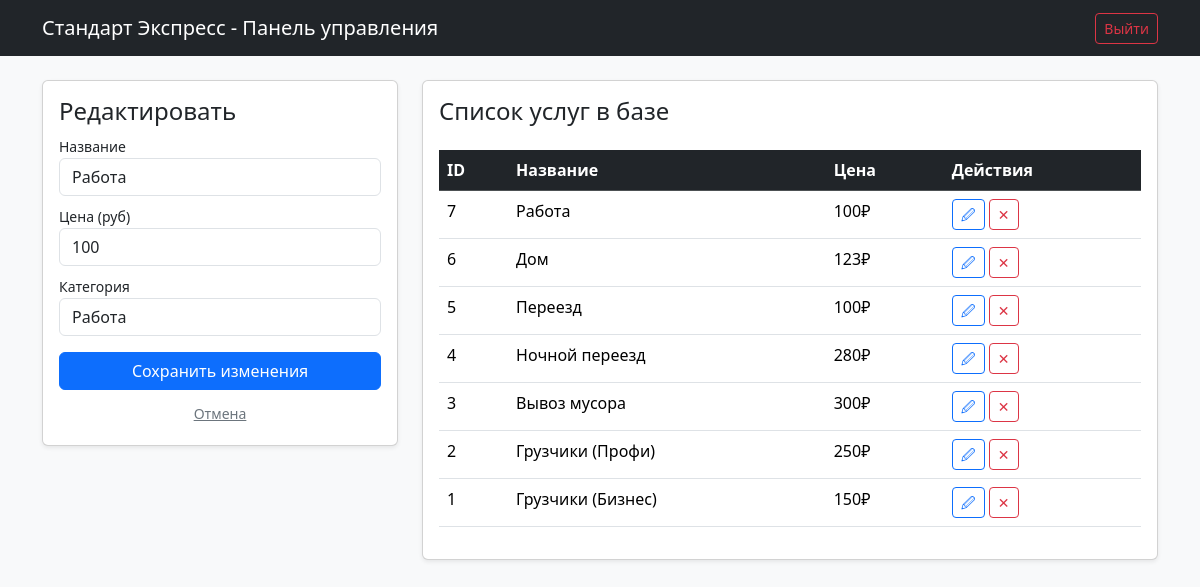
/admin.php?edit_id=7, run on the app's committed database.
### tables this page shows
CREATE TABLE `services` (
  `id` int NOT NULL AUTO_INCREMENT,
  `title` varchar(255) NOT NULL,
  `price` int NOT NULL,
  `category` varchar(100) NOT NULL,
  PRIMARY KEY (`id`)
);

### admin.php (the view, shortened to what this page needs)
<?php
require_once 'db_connect.php';
$edit_data = null;
if (isset($_GET['edit_id'])) {
    $id = (int)$_GET['edit_id'];
    $stmt = $pdo->prepare("SELECT * FROM services WHERE id = ?");
    $stmt->execute([$id]);
    $edit_data = $stmt->fetch();
}
$stmt = $pdo->query("SELECT * FROM services ORDER BY id DESC");
$services = $stmt->fetchAll();
?>
<!DOCTYPE html>
<html lang="ru">
<head>
    <link href="https://cdn.jsdelivr.net/npm/bootstrap@5.3.3/dist/css/bootstrap.min.css" rel="stylesheet">
</head>
<body class="bg-light">
<nav class="navbar navbar-dark bg-dark mb-4">
    <div class="container">
        <a class="navbar-brand" href="index.php">Стандарт Экспресс - Панель управления</a>
        <a href="?logout=1" class="btn btn-outline-danger btn-sm">Выйти</a>
    </div>
</nav>
<div class="container">
    <div class="row">
        <div class="col-md-4">
            <div class="card shadow-sm p-3 mb-4">
                <h4><?= $edit_data ? "Редактировать" : "Добавить услугу" ?></h4>
                <form method="POST" action="admin.php">
                    <div class="mb-2">
                        <label class="small">Название</label>
                        <input type="text" name="title" class="form-control" value="<?= $edit_data['title'] ?? '' ?>" required>
                    </div>
                    <div class="mb-2">
                        <label class="small">Цена (руб)</label>
                        <input type="number" name="price" class="form-control" value="<?= $edit_data['price'] ?? '' ?>" required>
                    </div>
                    <div class="mb-3">
                        <label class="small">Категория</label>
                        <input type="text" name="category" class="form-control" value="<?= $edit_data['category'] ?? '' ?>" placeholder="Напр: Бизнес" required>
                    </div>
                    <?php if ($edit_data): ?>
                        <button type="submit" name="edit_service" class="btn btn-primary w-100">Сохранить изменения</button>
                        <a href="admin.php" class="btn btn-link btn-sm w-100 mt-2 text-secondary">Отмена</a>
                    <?php else: ?>
                        <button type="submit" name="add_service" class="btn btn-success w-100">Добавить в базу</button>
                    <?php endif; ?>
                </form>
            </div>
        </div>
        <div class="col-md-8">
            <div class="card shadow-sm p-3">
                <h4>Список услуг в базе</h4>
                <table class="table table-hover mt-3">
                    <thead class="table-dark">
                        <tr>
                            <th>ID</th>
                            <th>Название</th>
                            <th>Цена</th>
                            <th>Действия</th>
                        </tr>
                    </thead>
                    <tbody>
                        <?php foreach ($services as $s): ?>
                        <tr>
                            <td><?= $s['id'] ?></td>
                            <td><?= htmlspecialchars($s['title']) ?></td>
                            <td><?= $s['price'] ?>₽</td>
                            <td>
                                <a href="?edit_id=<?= $s['id'] ?>" class="btn btn-sm btn-outline-primary">🖉</a>
                                <a href="?delete_id=<?= $s['id'] ?>" class="btn btn-sm btn-outline-danger" onclick="return confirm('Удалить?')">✕</a>
                            </td>
                        </tr>
                        <?php endforeach; ?>
                    </tbody>
                </table>
            </div>
        </div>
    </div>
</div>
</body>
</html>

### data on the page
services: title "Работа", price "100", category "Работа", id "7"
services: id "6", title "Дом", price "123"
services: id "5", title "Переезд", price "100"
services: id "4", title "Ночной переезд", price "280"
services: id "3", title "Вывоз мусора", price "300"
services: id "2", title "Грузчики (Профи)", price "250"
services: id "1", title "Грузчики (Бизнес)", price "150"
